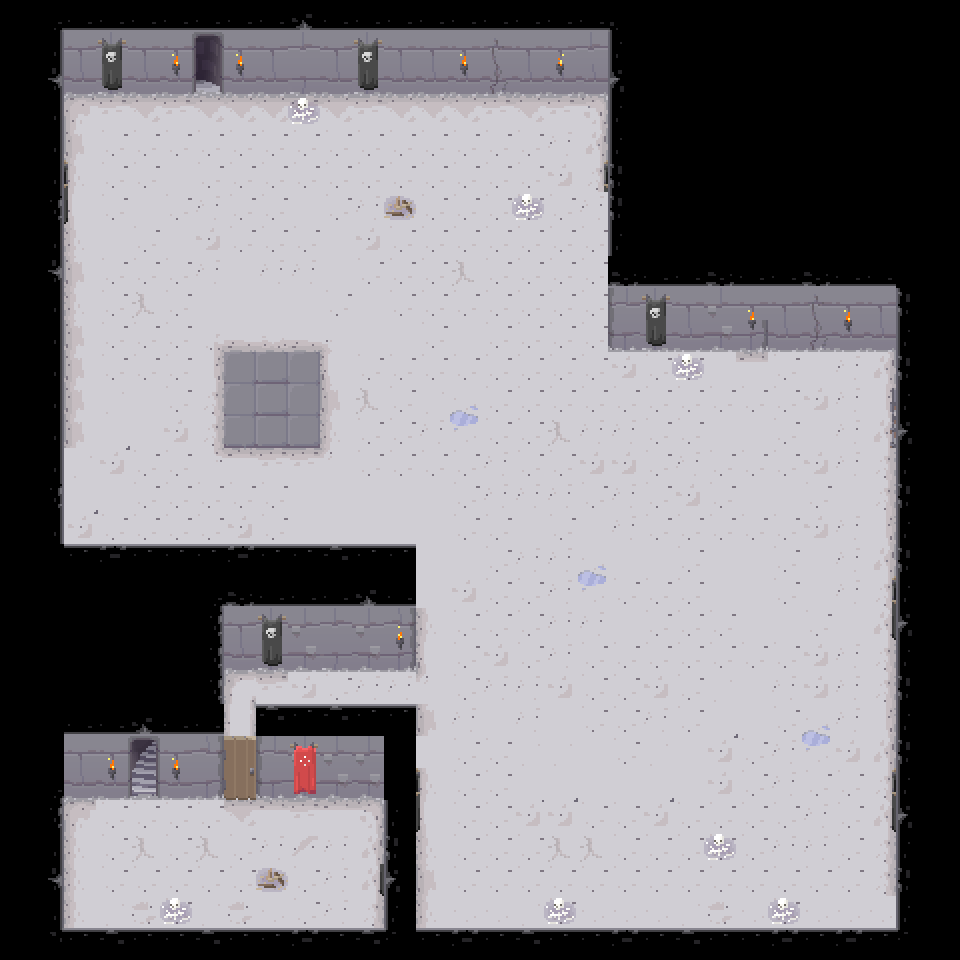

Tiled map render using the project's own tile images. Description and the map definition, with tile-layer contents summarised, below:
An orthogonal 30x30 tile map with 32x32 px tiles, 1 tile layer (Tile Layer 1), 5 tilesets and 143 objects (139x blocker, door, start point, portal, book).

<map version="1.0" tiledversion="1.0.3" orientation="orthogonal" renderorder="right-down" width="30" height="30" tilewidth="32" tileheight="32" nextobjectid="183">
 <tileset firstgid="1" source="old1.tsx" />
 <tileset firstgid="401" source="old2.tsx" />
 <tileset firstgid="785" source="old0.tsx" />
 <tileset firstgid="905" source="tileset2.tsx" />
 <tileset firstgid="1015" source="tileset3.tsx" />
 <layer name="Tile Layer 1" width="30" height="30">
  <data>[900 cells, 900 non-empty, 192 distinct tile ids]</data>
 </layer>
 <objectgroup name="Object Layer 1">
  <object id="6" name="blocker" gid="974" x="896" y="736" width="32" height="32" />
  <object id="7" name="blocker" gid="974" x="895.998" y="704" width="32" height="32" />
  <object id="8" name="blocker" gid="974" x="896" y="672" width="32" height="32" />
  <object id="9" name="blocker" gid="974" x="896" y="640" width="32" height="32" />
  <object id="10" name="blocker" gid="974" x="896" y="608" width="32" height="32" />
  <object id="11" name="blocker" gid="974" x="896" y="576" width="32" height="32" />
  <object id="12" name="blocker" gid="974" x="896" y="544" width="32" height="32" />
  <object id="13" name="blocker" gid="974" x="896" y="512" width="32" height="32" />
  <object id="14" name="blocker" gid="974" x="896" y="480" width="32" height="32" />
  <object id="15" name="blocker" gid="974" x="896" y="448" width="32" height="32" />
  <object id="16" name="blocker" gid="974" x="896" y="416" width="32" height="32" />
  <object id="17" name="blocker" gid="974" x="896" y="384" width="32" height="32" />
  <object id="20" name="blocker" gid="974" x="832" y="960" width="32" height="32" />
  <object id="21" name="blocker" gid="974" x="32" y="928" width="32" height="32" />
  <object id="22" name="blocker" gid="974" x="896" y="896" width="32" height="32" />
  <object id="23" name="blocker" gid="974" x="896" y="864" width="32" height="32" />
  <object id="24" name="blocker" gid="974" x="896" y="832" width="32" height="32" />
  <object id="25" name="blocker" gid="974" x="896" y="800" width="32" height="32" />
  <object id="26" name="blocker" gid="974" x="896" y="768" width="32" height="32" />
  <object id="27" name="blocker" gid="974" x="416" y="960" width="32" height="32" />
  <object id="28" name="blocker" gid="974" x="448" y="960" width="32" height="32" />
  <object id="29" name="blocker" gid="974" x="480" y="960" width="32" height="32" />
  <object id="30" name="blocker" gid="974" x="512" y="960" width="32" height="32" />
  <object id="31" name="blocker" gid="974" x="800" y="960" width="32" height="32" />
  <object id="32" name="blocker" gid="974" x="768" y="960" width="32" height="32" />
  <object id="33" name="blocker" gid="974" x="736" y="960" width="32" height="32" />
  <object id="34" name="blocker" gid="974" x="704" y="960" width="32" height="32" />
  <object id="35" name="blocker" gid="974" x="672" y="960" width="32" height="32" />
  <object id="36" name="blocker" gid="974" x="576" y="960" width="32" height="32" />
  <object id="37" name="blocker" gid="974" x="608" y="960" width="32" height="32" />
  <object id="38" name="blocker" gid="974" x="544" y="960" width="32" height="32" />
  <object id="39" name="blocker" gid="974" x="640" y="960" width="32" height="32" />
  <object id="40" name="blocker" gid="974" x="864" y="960" width="32" height="32" />
  <object id="41" name="blocker" gid="974" x="384" y="928" width="32" height="32" />
  <object id="42" name="blocker" gid="974" x="384" y="896" width="32" height="32" />
  <object id="43" name="blocker" gid="974" x="384" y="864" width="32" height="32" />
  <object id="44" name="blocker" gid="974" x="384" y="768" width="32" height="32" />
  <object id="45" name="blocker" gid="974" x="384" y="736" width="32" height="32" />
  <object id="46" name="blocker" gid="974" x="384" y="800" width="32" height="32" />
  <object id="47" name="blocker" gid="974" x="384" y="832" width="32" height="32" />
  <object id="53" name="blocker" gid="974" x="320" y="960" width="32" height="32" />
  <object id="54" name="blocker" gid="974" x="160" y="960" width="32" height="32" />
  <object id="56" name="blocker" gid="974" x="64" y="960" width="32" height="32" />
  <object id="57" name="blocker" gid="974" x="224" y="960" width="32" height="32" />
  <object id="58" name="blocker" gid="974" x="352" y="960" width="32" height="32" />
  <object id="59" name="blocker" gid="974" x="128" y="960" width="32" height="32" />
  <object id="60" name="blocker" gid="974" x="192" y="960" width="32" height="32" />
  <object id="61" name="blocker" gid="974" x="288" y="960" width="32" height="32" />
  <object id="62" name="blocker" gid="974" x="96" y="960" width="32" height="32" />
  <object id="63" name="blocker" gid="974" x="256" y="960" width="32" height="32" />
  <object id="67" name="blocker" gid="974" x="32" y="480" width="32" height="32" />
  <object id="68" name="blocker" gid="974" x="192" y="800" width="32" height="32" />
  <object id="69" name="blocker" gid="974" x="32" y="512" width="32" height="32" />
  <object id="70" name="blocker" gid="974" x="32" y="160" width="32" height="32" />
  <object id="71" name="blocker" gid="974" x="192" y="704" width="32" height="32" />
  <object id="73" name="blocker" gid="974" x="32" y="352" width="32" height="32" />
  <object id="74" name="blocker" gid="974" x="32" y="416" width="32" height="32" />
  <object id="75" name="blocker" gid="974" x="32" y="544" width="32" height="32" />
  <object id="76" name="blocker" gid="974" x="32" y="128" width="32" height="32" />
  <object id="77" name="blocker" gid="974" x="32" y="448" width="32" height="32" />
  <object id="78" name="blocker" gid="974" x="32" y="192" width="32" height="32" />
  <object id="79" name="blocker" gid="974" x="32" y="288" width="32" height="32" />
  <object id="80" name="blocker" gid="974" x="32" y="320" width="32" height="32" />
  <object id="81" name="blocker" gid="974" x="32" y="384" width="32" height="32" />
  <object id="82" name="blocker" gid="974" x="32" y="224" width="32" height="32" />
  <object id="83" name="blocker" gid="974" x="32" y="256" width="32" height="32" />
  <object id="85" name="blocker" gid="974" x="288" y="800" width="32" height="32" />
  <object id="86" name="blocker" gid="974" x="352" y="800" width="32" height="32" />
  <object id="87" name="blocker" gid="974" x="256" y="800" width="32" height="32" />
  <object id="88" name="blocker" gid="974" x="256" y="768" width="32" height="32" />
  <object id="89" name="blocker" gid="974" x="64" y="800" width="32" height="32" />
  <object id="90" name="blocker" gid="974" x="160" y="800" width="32" height="32" />
  <object id="91" name="blocker" gid="974" x="96" y="800" width="32" height="32" />
  <object id="92" name="blocker" gid="974" x="128" y="768" width="32" height="32" />
  <object id="94" name="blocker" gid="974" x="32" y="896" width="32" height="32" />
  <object id="95" name="blocker" gid="974" x="32" y="928" width="32" height="32" />
  <object id="96" name="blocker" gid="974" x="32" y="832" width="32" height="32" />
  <object id="97" name="blocker" gid="974" x="32" y="864" width="32" height="32" />
  <object id="99" name="blocker" gid="974" x="64" y="576" width="32" height="32" />
  <object id="100" name="blocker" gid="974" x="288" y="576" width="32" height="32" />
  <object id="101" name="blocker" gid="974" x="352" y="576" width="32" height="32" />
  <object id="102" name="blocker" gid="974" x="160" y="576" width="32" height="32" />
  <object id="103" name="blocker" gid="974" x="224" y="576" width="32" height="32" />
  <object id="104" name="blocker" gid="974" x="96" y="576" width="32" height="32" />
  </objectgroup>
</map>
<!-- 59 of 143 objects omitted -->
